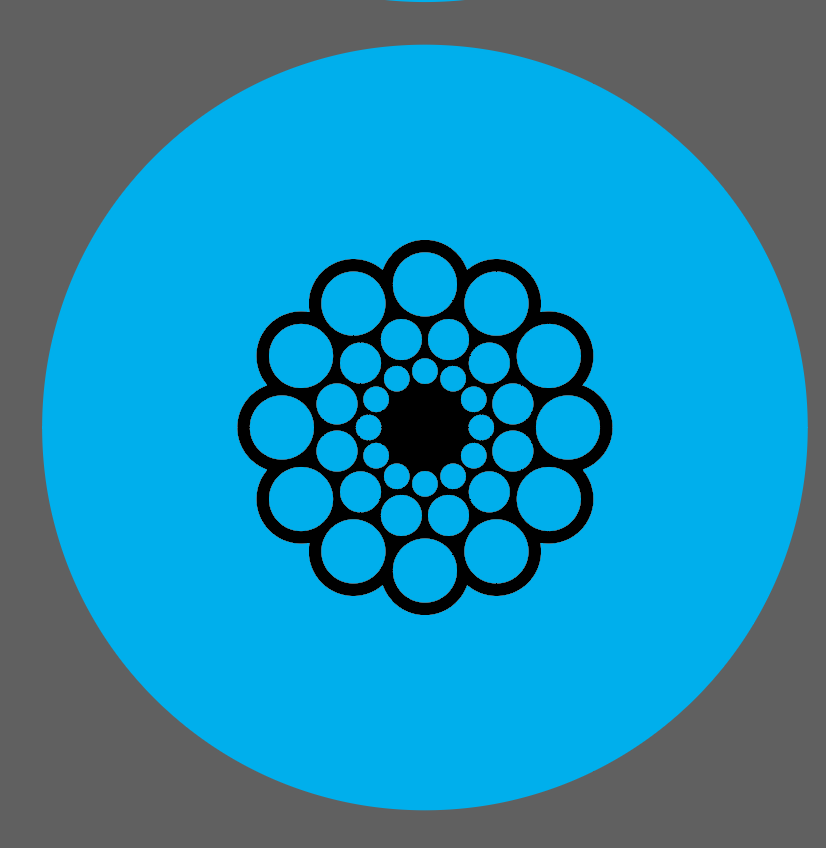
#> input picture src/robot_vision/scripts/Hough_circles/blue-puk.png, 826 x 848 px
$ python hough_circle_pyimage.py
#> lines starting #> are read from the running program, lines starting #| are printed output that depends on the picture; after the words box and inside, x2 and y2 are one past the last pixel; in counts of white or black regions, pixels touching at a corner belong together
# import the necessary packages
import numpy as np
import argparse
import cv2

# construct the argument parser and parse the arguments
# ap = argparse.ArgumentParser()
# ap.add_argument("-i", "--image", required = True, help = "blue-puk.png")
# args = vars(ap.parse_args())

# load the image, clone it for output, and then convert it to grayscale
image = cv2.imread("blue-puk.png")
#> image is the input picture: shape (848, 826, 3); mean B, G, R 174.3, 137.9, 33.2
output = image.copy()
gray = cv2.cvtColor(image, cv2.COLOR_BGR2GRAY)
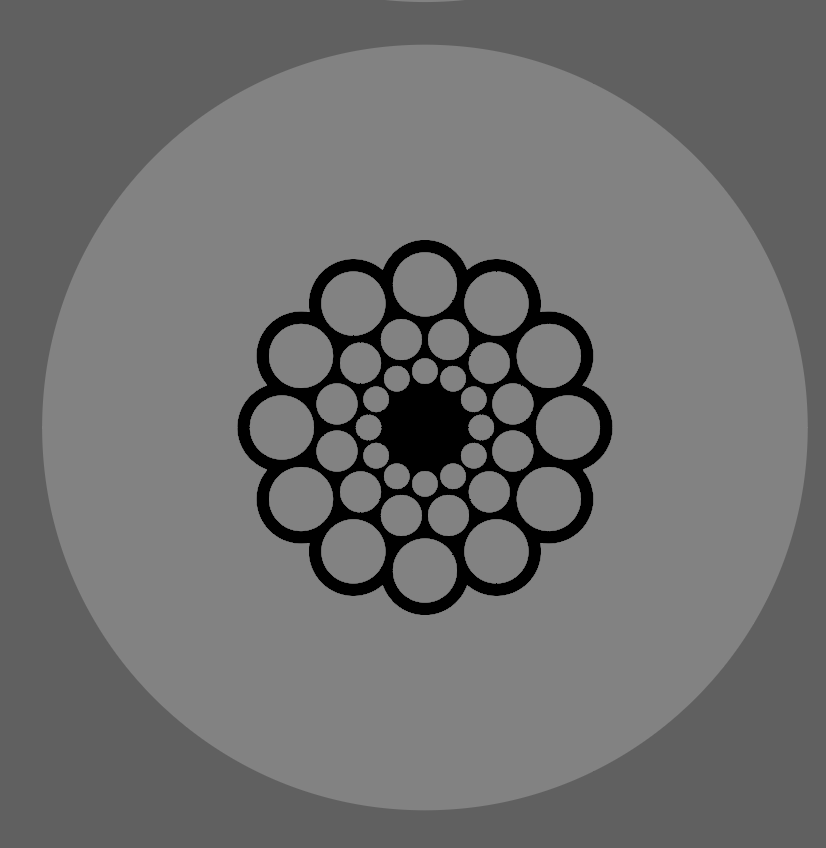
#> gray: shape (848, 826); min 0, max 130, mean 110.9

# detect circles in the image
circles = cv2.HoughCircles(gray, cv2.HOUGH_GRADIENT, 1.2, 125) #100
#> circles = [[424.2, 426.6, 383.4], [496.2, 303, 32.52], [281.4, 426.6, 32.76], [568.2, 426.6, 31.92], [424.2, 569.4, 31.68], [352.2, 303, 31.56]]

# ensure at least some circles were found
if circles is not None:
	# convert the (x, y) coordinates and radius of the circles to integers
	circles = np.round(circles[0, :]).astype("int")
#> circles = [[424, 427, 383], [496, 303, 33], [281, 427, 33], [568, 427, 32], [424, 569, 32], [352, 303, 32]]

	# loop over the (x, y) coordinates and radius of the circles
	for (x, y, r) in circles:
		# draw the circle in the output image, then draw a rectangle
		# corresponding to the center of the circle
		cv2.circle(output, (x, y), r, (0, 255, 0), 4)
		cv2.rectangle(output, (x - 5, y - 5), (x + 5, y + 5), (0, 128, 255), -1)
#> this loop made 6 passes
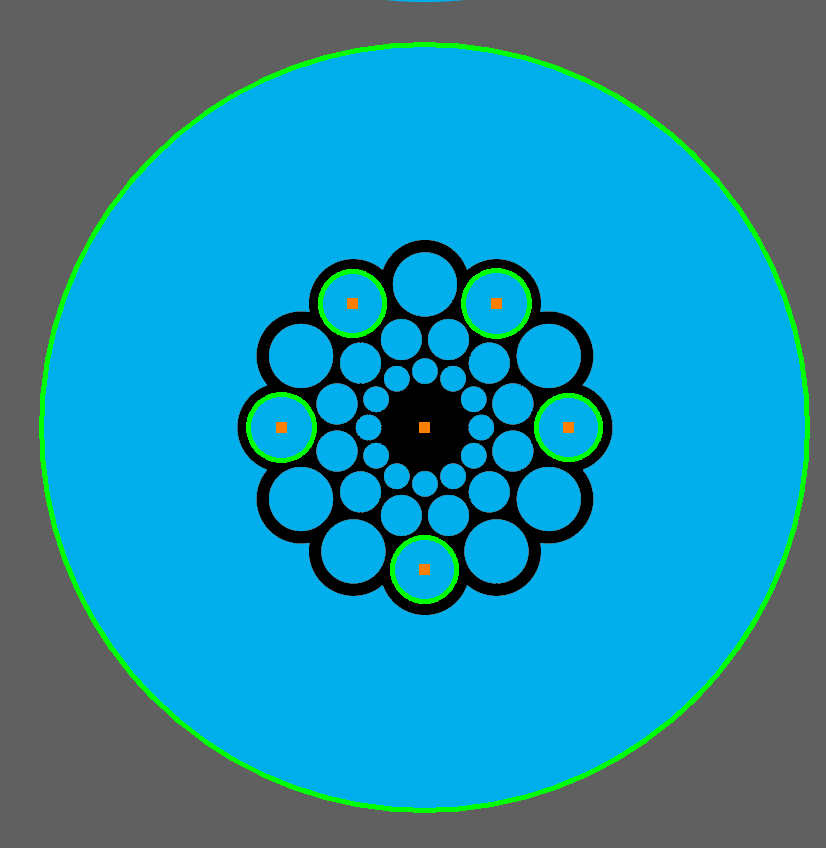
#> output: shape (848, 826, 3); 2.56% of pixels changed, all inside (x1, y1, x2, y2) = (39, 42, 810, 813)

	# show the output image
	cv2.imshow("output", np.hstack([image, output]))
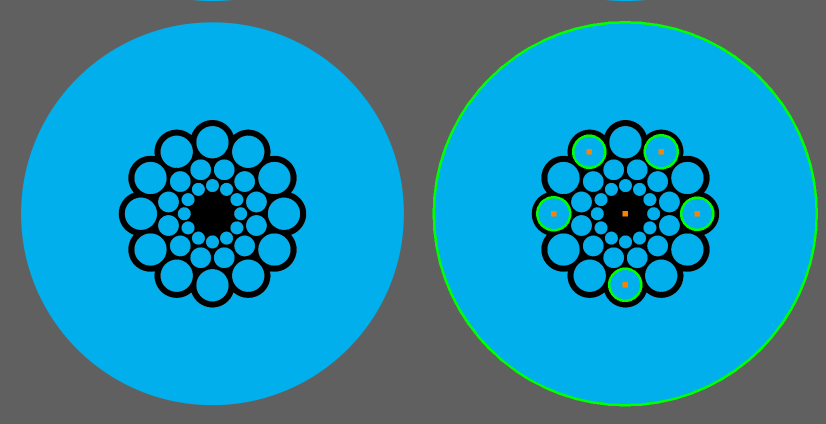
#> window 'output': shape (848, 1652, 3) (shown at 1/2 size); mean B, G, R 172.4, 139.5, 32.9
	cv2.waitKey(0)
